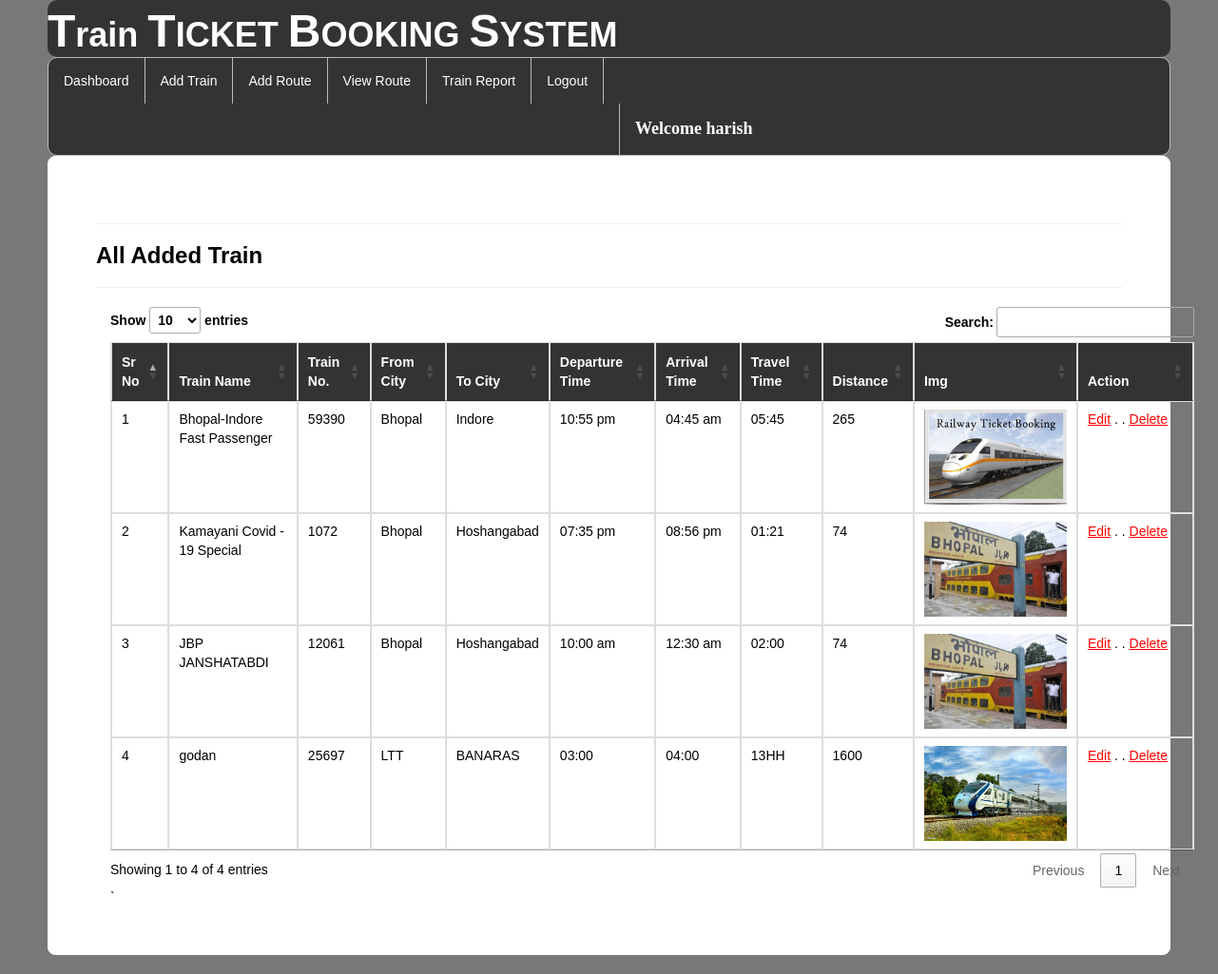
The app's page /viewtrain/ (signed in) with its own data.
### railway/models.py (models this page shows, shortened)
class Add_Train(models.Model):
    trainname = models.CharField(max_length=30,null=True)
    train_no = models.IntegerField(null=True)
    from_city = models.CharField(max_length=30,null=True)
    to_city = models.CharField(max_length=30,null=True)
    departuretime=models.CharField(max_length=30,null=True)
    arrivaltime=models.CharField(max_length=30,null=True)
    trevaltime=models.CharField(max_length=100,null=True)
    distance=models.IntegerField(null=True)
    img=models.FileField(null=True)

### railway/views.py (the view)
# urls.py: path('viewtrain/', view_train, name="view_train"),
def view_train(request):
    if not request.user.is_authenticated:
        return redirect('login')
    data=Add_Train.objects.all()
    d={"data":data}
    return render(request,"view_train.html",d)

### railway/templates/view_train.html (shortened to what this page needs)
{% extends 'navigation3.html' %}
{% load static %}
{% block b %}
<div style="color:Black;border:1px solid white;border-radius:8px;background-color:white;padding:50px">
<hr><h3><strong>All Added Train</strong></h3><hr>
    <div class="container">
<table class="noteCard table table-bordered" id="myTable">
  <thead style="color:white;background-color:#333">
  <tr>
    <th>Sr No</th>
    <th>Train Name</th>
      <th>Train No.</th>
      <th>From City</th>
    <th>To City</th>
    <th>Departure Time</th>
       <th>Arrival Time</th>
    <th>Travel Time</th>
    <th>Distance</th>
    <th>Img</th>
    <th>Action</th>
  </tr>
  </thead>
   <tbody>
    {% for i in data %}
  <tr>
    <td>{{forloop.counter}}</td>
    <td>{{i.trainname}}</td>
    <td>{{i.train_no}}</td>
      <td>{{i.from_city}}</td>
      <td>{{i.to_city}}</td>
      <td>{{i.departuretime}}</td>
      <td>{{i.arrivaltime}}</td>
      <td>{{i.trevaltime}}</td>
      <td>{{i.distance}}</td>
      <td><img  src="{{i.img.url}}" style="width:150px;height:100px"></td>
    <td style="width:100px"><a href="{% url 'edittrain' i.id %}" style="color:red"><u>Edit</u></a>  . .
   <a href="{% url 'delete' i.id %}" style="color:red"><u>Delete</u></a></td>
  </tr>
    {% endfor %}
    </tbody>
</table>`
 </div>
</div>
{% endblock %}

### railway/templates/navigation3.html (shortened to what this page needs)
{% extends 'head.html' %}
{% load static %}
{% block body %}
<link rel = stylesheet href = "//cdn.datatables.net/1.10.19/css/jquery.dataTables.min.css">
<ul class="id2">
  <li id="id1"><a href="{% url 'admindashboard' %}">Dashboard</a></li>
  <li id="id1"><a href="{% url 'add_train' %}">Add Train</a></li>
  <li id="id1"><a href="{% url 'add_route' %}">Add Route</a></li>
  <li id="id1"><a href="{% url 'availableroute' %}">View Route</a></li>
  <li id="id1"><a href="{% url 'view_train'%}">Train Report</a></li>
  <li id="id1"><a href="{% url 'log_out' %}">Logout</a></li>
      <li id="id2" style="margin-left:600px"><a href="" style="color:white"><strong style="font-size:18px;font-family:cursive">Welcome {{request.user.username}}</strong></a></li>
</ul>
{% block b %}
{% endblock %}
{% endblock %}

### railway/templates/head.html (shortened to what this page needs)
<!DOCTYPE html>
<html lang="en">
<head>
  <link rel="stylesheet" href="https://maxcdn.bootstrapcdn.com/bootstrap/3.4.1/css/bootstrap.min.css">
</head>
<body style="background-color:hsl(0, 0%, 47%);margin-left:50px;margin-right:50px;margin-bottom:20px">
    <h1 style="background-color: #333;border-radius:10px;"><strong><font size="16">T</font>rain <font size="16">T</font>ICKET <font size="16">B</font>OOKING <font size="16">S</font>YSTEM
    </strong></h1>
</body>
{% block body %}
{% endblock %}
</html>

### railway/templates/head.html (style rules this page uses)
h1 { margin:0px;padding-top:7px;padding-buttom:7px;color:white; }

### railway/templates/navigation3.html (style rules this page uses)
.id2 { list-style-type: none; margin: 0; padding: 0; overflow: hidden; background-color: #333; border-radius:10px; border:1px solid #bbb; }
#id1 { float: left; border-right:1px solid #bbb; }
#id2 { float: left; border-left:1px solid #bbb; }
li:last-child { border-right: none; }
li a { display: block; color: white; text-align: center; padding: 14px 16px; text-decoration: none; }
body { font-family: Arial, Helvetica, sans-serif; }

### records on screen
Add_Train: trainname "Bhopal-Indore Fast Passenger", train_no "59390", from_city "Bhopal", to_city "Indore", departuretime "10:55 pm", arrivaltime "04:45 am", trevaltime "05:45", distance "265", img (picture)
Add_Train: trainname "Kamayani Covid - 19 Special", train_no "1072", from_city "Bhopal", to_city "Hoshangabad", departuretime "07:35 pm", arrivaltime "08:56 pm", trevaltime "01:21", distance "74", img (picture)
Add_Train: trainname "JBP JANSHATABDI", train_no "12061", from_city "Bhopal", to_city "Hoshangabad", departuretime "10:00 am", arrivaltime "12:30 am", trevaltime "02:00", distance "74", img (picture)
Add_Train: trainname "godan", train_no "25697", from_city "LTT", to_city "BANARAS", departuretime "03:00", arrivaltime "04:00", trevaltime "13HH", distance "1600", img (picture)

### other values on screen
{{ request.user.username }} "harish"
